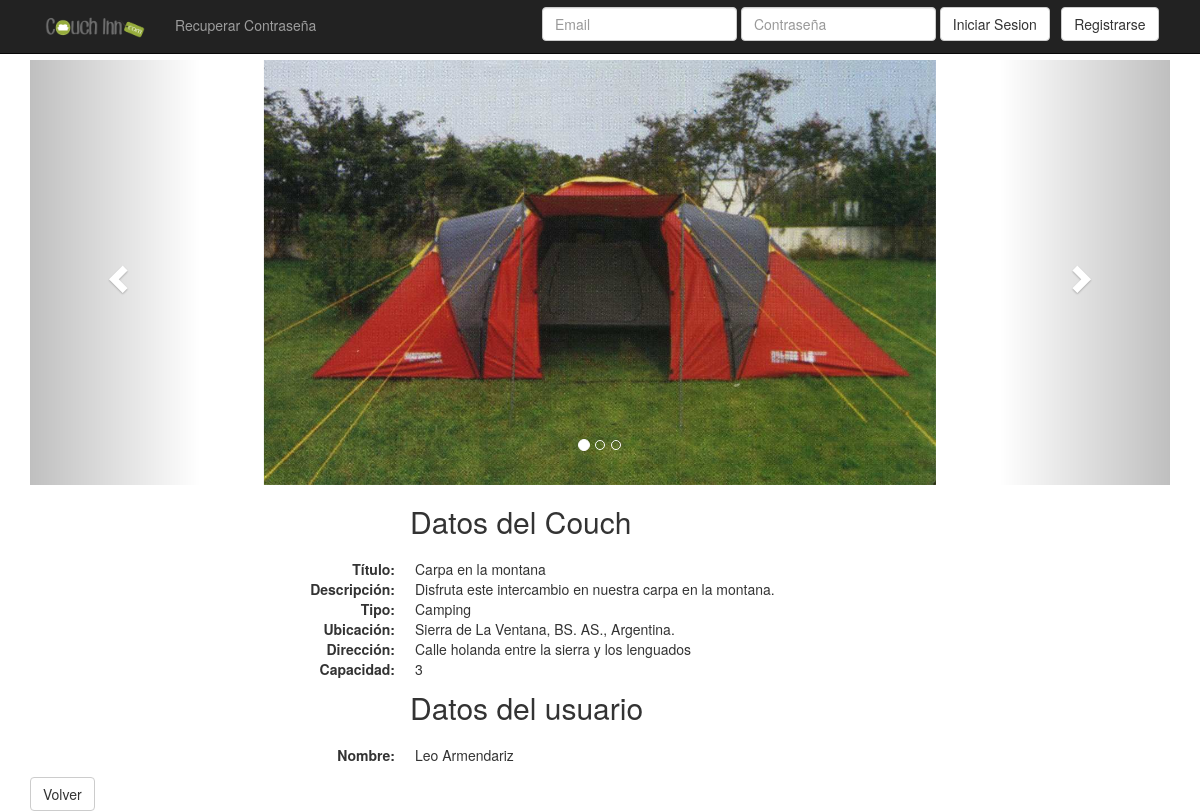
Page /detalle_couch.php?id=2 on the committed database.
### tables this page shows
CREATE TABLE IF NOT EXISTS `couch` (
  `id_couch` int(100) NOT NULL AUTO_INCREMENT,
  `id_usuario` int(100) NOT NULL,
  `id_tipo` int(100) NOT NULL,
  `titulo` varchar(100) NOT NULL,
  `descripcion` text NOT NULL,
  `ubicacion` varchar(100) NOT NULL,
  `direccion` varchar(100) NOT NULL,
  `capacidad` int(100) NOT NULL,
  `eliminado_couch` tinyint(1) NOT NULL DEFAULT '0',
  `despublicado` tinyint(1) NOT NULL DEFAULT '0',
  PRIMARY KEY (`id_couch`),
  KEY `id_tipo` (`id_tipo`)
);

CREATE TABLE IF NOT EXISTS `foto` (
  `id_foto` int(100) NOT NULL AUTO_INCREMENT,
  `id_couch` int(100) NOT NULL,
  `ruta` varchar(100) NOT NULL,
  PRIMARY KEY (`id_foto`),
  UNIQUE KEY `ruta` (`ruta`),
  KEY `id_couch` (`id_couch`)
);

CREATE TABLE IF NOT EXISTS `tipo` (
  `id_tipo` int(100) NOT NULL AUTO_INCREMENT,
  `nombre_tipo` varchar(30) NOT NULL,
  `eliminado` tinyint(1) DEFAULT '0',
  PRIMARY KEY (`id_tipo`)
);

CREATE TABLE IF NOT EXISTS `usuario` (
  `id_usuario` int(100) NOT NULL AUTO_INCREMENT,
  `email` varchar(30) NOT NULL,
  `nombre` varchar(35) NOT NULL,
  `apellido` varchar(35) NOT NULL,
  `fnac` date NOT NULL,
  `telefono` varchar(25) NOT NULL,
  `clave` varchar(15) NOT NULL,
  PRIMARY KEY (`id_usuario`) USING BTREE,
  UNIQUE KEY `email` (`email`),
  KEY `email_2` (`email`)
);

### detalle_couch.php (the view, shortened to what this page needs)
<?php
include("conectarBD.php");
$first= true;
$query= "SELECT * FROM couch INNER JOIN tipo ON (couch.id_tipo = tipo.id_tipo) INNER JOIN usuario ON (couch.id_usuario = usuario.id_usuario) WHERE (couch.id_couch ='".$_GET["id"]."' AND couch.eliminado_couch = 0)";
$resultado= mysqli_query($conexion, $query);
if (mysqli_num_rows($resultado) == 1){
?>
<!DOCTYPE html>
<html>
<head>
    <link href="bootstrap/css/bootstrap.min.css" rel="stylesheet">
    <link href="default.css" rel="stylesheet"><link rel="icon" href="img/logo.png">
</head>
<body>
<?php include("navbar.php"); ?>
<div class="container">
    <?php while ( $couch = mysqli_fetch_array($resultado)) {
        $query_foto="SELECT ruta FROM foto WHERE id_couch='".$_GET["id"]."'";
        $resultado_foto=mysqli_query($conexion, $query_foto);
        $cant_fotos=mysqli_num_rows($resultado_foto);
        ?>
        <div id="myCarousel" class="carousel slide" data-ride="carousel">
            <ol class="carousel-indicators">
                <?php for($i = 0; $i < $cant_fotos; $i++){ ?>
                    <li data-target="#myCarousel" data-slide-to=<?php echo($i); if($i == 0){ echo(" class=active");} ?>></li>
                <?php } ?>
            </ol>
            <?php if ($cant_fotos != 0){ ?>
                <div class="carousel-inner" role="listbox">
                    <?php while ( $foto = mysqli_fetch_array($resultado_foto)) {
                        if( $first){ $first=false;?>
                        <div class="item active">
                            <img  src=<?php echo("fotos_hospedajes/".$foto["ruta"]);?> >
                         </div>
                    <?php } else {?>
                        <div class="item">
                            <img  src=<?php echo("fotos_hospedajes/".$foto["ruta"]);?> >
                        </div>
                    <?php }
                    } ?>
                </div>
            <?php }        ?>
            <a class="left carousel-control" href="#myCarousel" role="button" data-slide="prev">
                <span class="glyphicon glyphicon-chevron-left" aria-hidden="true"></span>
            </a>
            <a class="right carousel-control" href="#myCarousel" role="button" data-slide="next">
                <span class="glyphicon glyphicon-chevron-right" aria-hidden="true"></span>
            </a>
        </div>
        <p class="h2 col-md-offset-4"> Datos del Couch</p>
        <div class="col-md-offset-2 col-md-6 inf_couch">
            <d1 class="dl-horizontal">
                <dt> Título: </dt>
                <dd> <?php echo($couch["titulo"]) ?></dd>
                <dt> Descripción: </dt>
                <dd> <?php echo($couch["descripcion"]) ?></dd>
                <dt> Tipo:</dt>
                <dd> <?php echo($couch["nombre_tipo"]) ?></dd>
                <dt> Ubicación: </dt>
                <dd> <?php echo($couch["ubicacion"]) ?></dd>
                <dt> Dirección: </dt>
                <dd> <?php echo($couch["direccion"]) ?></dd>
                <dt> Capacidad: </dt>
                <dd> <?php echo($couch["capacidad"]) ?></dd>
            </d1>
        </div>
        <p class="h2 col-md-offset-4"> Datos del usuario</p>
        <div class="col-md-offset-2 col-md-6 inf_couch">
            <d1 class="dl-horizontal">
                <dt> Nombre: </dt>
                <dd> <?php echo($couch["nombre"]) ?> <?php echo($couch["apellido"]) ?></dd>
            </d1>
        </div>
    <?php   }    ?>
                <a class="btn btn-default" href="index.php">Volver</a>
</div>
</body>
</html>
<?php } else {
    echo("Este Couch ha sido eliminado"); ?>
    <br><a class="btn btn-default" href="index.php">Volver</a>
<?php } ?>

### default.css (style rules this page uses)
.inf_couch { margin-right: 100%; margin-bottom: 1%; padding-top: 1%; }
.item { height: 425px; }
.carousel-inner > .item img { max-height: 100%; max-width: 100%; position: absolute; top: 0; bottom: 0; left: 0; right: 0; margin: auto; }

### rows in the picture
couch: titulo "Carpa en la montana", descripcion "Disfruta este intercambio en nuestra carpa en la montana.", id_tipo.nombre_tipo "Camping", ubicacion "Sierra de La Ventana, BS. AS., Argentina.", direccion "Calle holanda entre la sierra y los lenguados", capacidad "3", id_usuario.nombre "Leo", id_usuario.apellido "Armendariz"
foto: ruta (picture)
